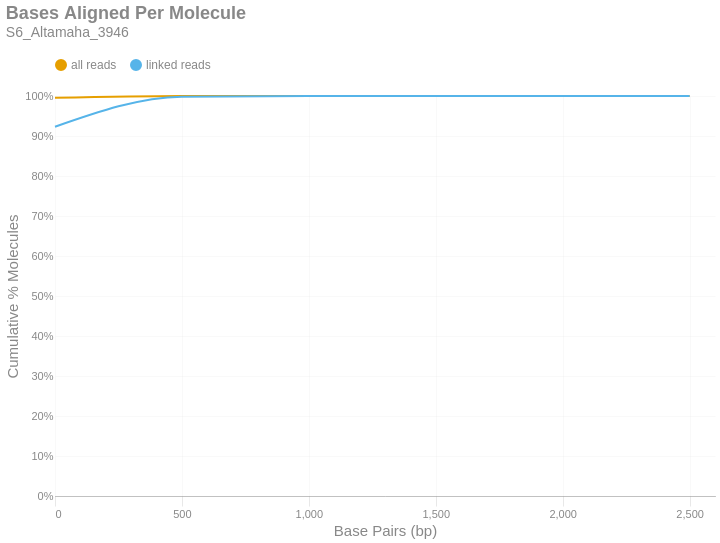

Notebook code for this chart:
### Markdown cell above
### Bases Aligned Per Molecule
This is a cumulative frequency distribution showing the number of base pairs aligned per unique molecule. These data are shown in 500 bp bins. There are two distributions: one with `all reads` (yellow) and another with only `linked reads` (blue). The percent of molecules in the `linked reads` distribution is relative to the total number of linked molecules.

### Code cell
if SKIPLR:
    print_html(f"Skipped")
else:
    binned_df = consolidated_hist(valids['aligned_bp'], mask, 500, True)
    with SafeRender(binned_df):
        (
            density_plot(binned_df, 'Bases Aligned Per Molecule', samplename, 'basesper')
            .encode(
                x=alt.X('bin:Q', title="Base Pairs (bp)").axis(tickMinStep=500).scale(padding=0),
                y=alt.Y('value:Q', title='Cumulative % Molecules')
                    .axis(format='%')
                    .scale(domain = [0,1])
                    .stack(False),
                color=alt.Color("key:N").scale(domain = ["all reads", "linked reads"]),
                tooltip = [
                    alt.Tooltip("key:N", title = "Data Type"),
                    alt.Tooltip("range_label:N", title="Bases Aligned Per Molecule"),
                    alt.Tooltip("value:Q", format = ".2%", title="% Molecules (Cum.)")
                ]
            )
        ).display()

### Figure 1 — Vega-Lite specification as saved in the notebook (floating-point values rounded to 4 significant figures)
{"width": "container", "height": 400, "config": {"title": {"anchor": "start", "dy": -15, "fontSize": 18, "color": "#888888", "subtitleColor": "#888888", "subtitleFontSize": 14}, "arc": {"fill": "#0072B2"}, "axis": {"domainColor": "#888888", "domainWidth": 0.5, "gridWidth": 0.2, "grid": false, "titleFontWeight": 400, "titleFontSize": 15, "labelFontSize": 11, "labelColor": "#888888", "tickColor": "#888888", "tickWidth": 0.2, "titleColor": "#888888"}, "axisBand": {"grid": false}, "axisX": {"grid": true, "tickSize": 10, "domainCap": "round"}, "axisY": {"domain": false, "grid": true, "tickSize": 0, "domainCap": "round"}, "background": "transparent", "header": {"labelFontSize": 15, "labelColor": "#888888", "titleFontSize": 15, "titleFontWeight": 600, "titleColor": "#888888"}, "legend": {"labelFont": "sans-serif", "labelFontSize": 12, "labelColor": "#888888", "symbolSize": 100, "symbolType": "circle", "titleFontSize": 12, "titlePadding": 10, "titleColor": "#888888", "title": null, "orient": "top"}, "range": {"category": ["#E69F00", "#56B4E9", "#009E73", "#F0E442", "#0072B2", "#D55E00", "#CC79A7", "#000000"], "diverging": ["#cfe8f3", "#a2d4ec", "#73bfe2", "#46abdb", "#1696d2", "#12719e"]}, "area": {"fill": "#0072B2", "fillOpacity": 0.7, "line": true, "strokeOpacity": 0.7}, "line": {"color": "#0072B2", "stroke": "#0072B2", "strokeWidth": 2}, "trail": {"color": "#0072B2", "stroke": "#0072B2", "strokeWidth": 0, "size": 1}, "point": {"filled": true, "fillOpacity": 1.0, "size": 95}, "text": {"color": "#888888", "fontSize": 11, "align": "right", "fontWeight": 400, "size": 11}, "bar": {"fill": "#0072B2", "stroke": null}, "view": {"stroke": null, "continuousWidth": 660, "continuousHeight": 400}}, "data": {"name": "data-da61da945a16cf2e4b669c9598388934"}, "mark": {"type": "line", "interpolate": "monotone", "point": {"opacity": 0, "size": 275}}, "encoding": {"color": {"field": "key", "scale": {"domain": ["all reads", "linked reads"]}, "type": "nominal"}, "tooltip": [{"field": "key", "title": "Data Type", "type": "nominal"}, {"field": "range_label", "title": "Bases Aligned Per Molecule", "type": "nominal"}, {"field": "value", "format": ".2%", "title": "% Molecules (Cum.)", "type": "quantitative"}], "x": {"axis": {"tickMinStep": 500}, "field": "bin", "scale": {"padding": 0}, "title": "Base Pairs (bp)", "type": "quantitative"}, "y": {"axis": {"format": "%"}, "field": "value", "scale": {"domain": [0, 1]}, "stack": false, "title": "Cumulative % Molecules", "type": "quantitative"}}, "params": [{"name": "param_c36ac31b6afebe62", "select": {"type": "point", "fields": ["key"]}, "bind": "legend"}], "title": {"text": "Bases Aligned Per Molecule", "subtitle": "S6_Altamaha_3946"}, "transform": [{"fold": ["all reads (cumsum)", "linked reads (cumsum)"]}, {"calculate": "replace(datum.key, ' (cumsum)', '')", "as": "key"}, {"filter": {"param": "param_c36ac31b6afebe62"}}], "usermeta": {"embedOptions": {"downloadFileName": "S6_Altamaha_3946.basesper"}}, "$schema": "https://vega.github.io/schema/vega-lite/v6.1.0.json", "datasets": {"data-da61da945a16cf2e4b669c9598388934": [{"bin": "0.0", "interval": "0.0-500.0", "all reads": 0.9954, "linked reads": 0.9231, "all reads (cumsum)": 0.9954, "linked reads (cumsum)": 0.9231, "range_label": "0-499"}, {"bin": "500.0", "interval": "500.0-1000.0", "all reads": 0.004524, "linked reads": 0.07523, "all reads (cumsum)": 0.9999, "linked reads (cumsum)": 0.9983, "range_label": "500-999"}, {"bin": "1000.0", "interval": "1000.0-1500.0", "all reads": 0.0001148, "linked reads": 0.001583, "all reads (cumsum)": 1.0, "linked reads (cumsum)": 0.9999, "range_label": "1000-1499"}, {"bin": "1500.0", "interval": "1500.0-2000.0", "all reads": 9.475e-06, "linked reads": 0.0001264, "all reads (cumsum)": 1.0, "linked reads (cumsum)": 1.0, "range_label": "1500-1999"}, {"bin": "2000.0", "interval": "2000.0-2500.0", "all reads": 1.137e-06, "linked reads": 6.652e-06, "all reads (cumsum)": 1.0, "linked reads (cumsum)": 1.0, "range_label": "2000-2499"}, {"bin": "2500.0", "interval": "2500.0-3000.0", "all reads": 3.79e-07, "linked reads": 0.0, "all reads (cumsum)": 1.0, "linked reads (cumsum)": 1.0, "range_label": "2500-2999"}]}}
